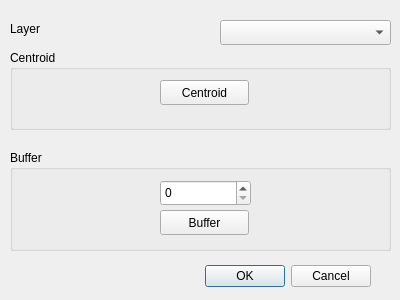
<?xml version="1.0" encoding="UTF-8"?>
<ui version="4.0">
 <class>Dialog</class>
 <widget class="QDialog" name="Dialog">
  <property name="geometry">
   <rect>
    <x>0</x>
    <y>0</y>
    <width>400</width>
    <height>300</height>
   </rect>
  </property>
  <property name="windowTitle">
   <string>Dialog</string>
  </property>
  <widget class="QDialogButtonBox" name="buttonBox">
   <property name="geometry">
    <rect>
     <x>30</x>
     <y>260</y>
     <width>341</width>
     <height>32</height>
    </rect>
   </property>
   <property name="orientation">
    <enum>Qt::Horizontal</enum>
   </property>
   <property name="standardButtons">
    <set>QDialogButtonBox::Cancel|QDialogButtonBox::Ok</set>
   </property>
  </widget>
  <widget class="QGroupBox" name="groupBox">
   <property name="geometry">
    <rect>
     <x>10</x>
     <y>50</y>
     <width>381</width>
     <height>80</height>
    </rect>
   </property>
   <property name="title">
    <string>Centroid</string>
   </property>
   <widget class="QPushButton" name="centroidButton">
    <property name="geometry">
     <rect>
      <x>150</x>
      <y>30</y>
      <width>89</width>
      <height>25</height>
     </rect>
    </property>
    <property name="text">
     <string>Centroid</string>
    </property>
   </widget>
  </widget>
  <widget class="QGroupBox" name="groupBox_2">
   <property name="geometry">
    <rect>
     <x>10</x>
     <y>150</y>
     <width>381</width>
     <height>101</height>
    </rect>
   </property>
   <property name="title">
    <string>Buffer</string>
   </property>
   <widget class="QPushButton" name="bufferButton">
    <property name="geometry">
     <rect>
      <x>150</x>
      <y>60</y>
      <width>89</width>
      <height>25</height>
     </rect>
    </property>
    <property name="text">
     <string>Buffer</string>
    </property>
   </widget>
   <widget class="QSpinBox" name="spinBox">
    <property name="geometry">
     <rect>
      <x>150</x>
      <y>30</y>
      <width>91</width>
      <height>26</height>
     </rect>
    </property>
   </widget>
  </widget>
  <widget class="QLabel" name="label">
   <property name="geometry">
    <rect>
     <x>10</x>
     <y>20</y>
     <width>67</width>
     <height>17</height>
    </rect>
   </property>
   <property name="text">
    <string>Layer</string>
   </property>
  </widget>
  <widget class="QComboBox" name="layerComboBox">
   <property name="geometry">
    <rect>
     <x>220</x>
     <y>20</y>
     <width>171</width>
     <height>25</height>
    </rect>
   </property>
  </widget>
 </widget>
 <resources/>
 <connections>
  <connection>
   <sender>buttonBox</sender>
   <signal>accepted()</signal>
   <receiver>Dialog</receiver>
   <slot>accept()</slot>
   <hints>
    <hint type="sourcelabel">
     <x>248</x>
     <y>254</y>
    </hint>
    <hint type="destinationlabel">
     <x>157</x>
     <y>274</y>
    </hint>
   </hints>
  </connection>
  <connection>
   <sender>buttonBox</sender>
   <signal>rejected()</signal>
   <receiver>Dialog</receiver>
   <slot>reject()</slot>
   <hints>
    <hint type="sourcelabel">
     <x>316</x>
     <y>260</y>
    </hint>
    <hint type="destinationlabel">
     <x>286</x>
     <y>274</y>
    </hint>
   </hints>
  </connection>
 </connections>
</ui>
